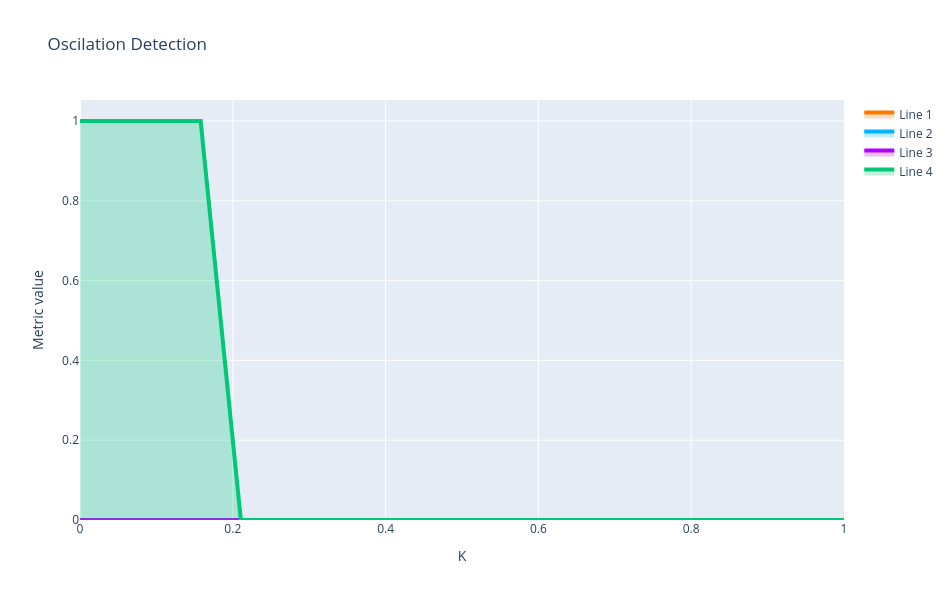
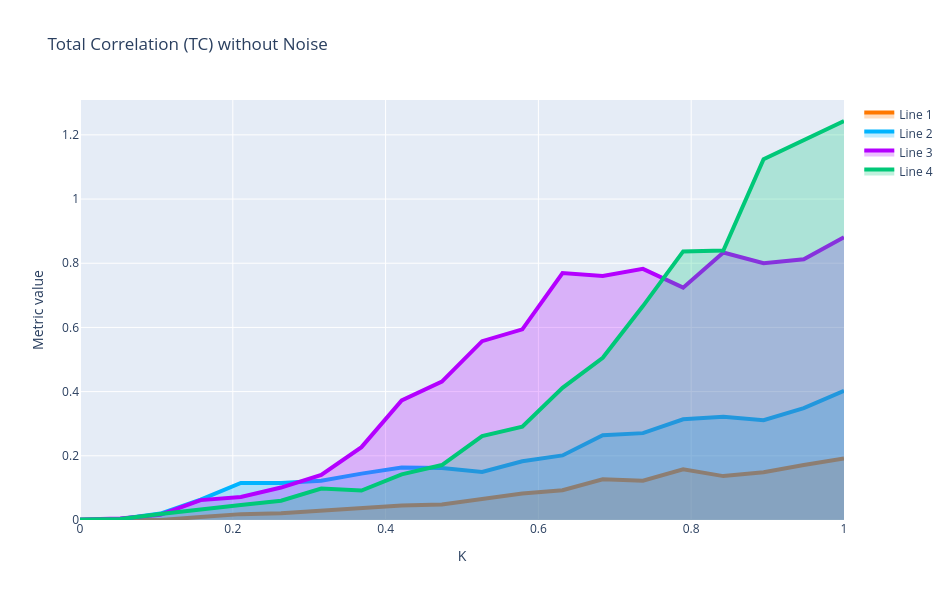
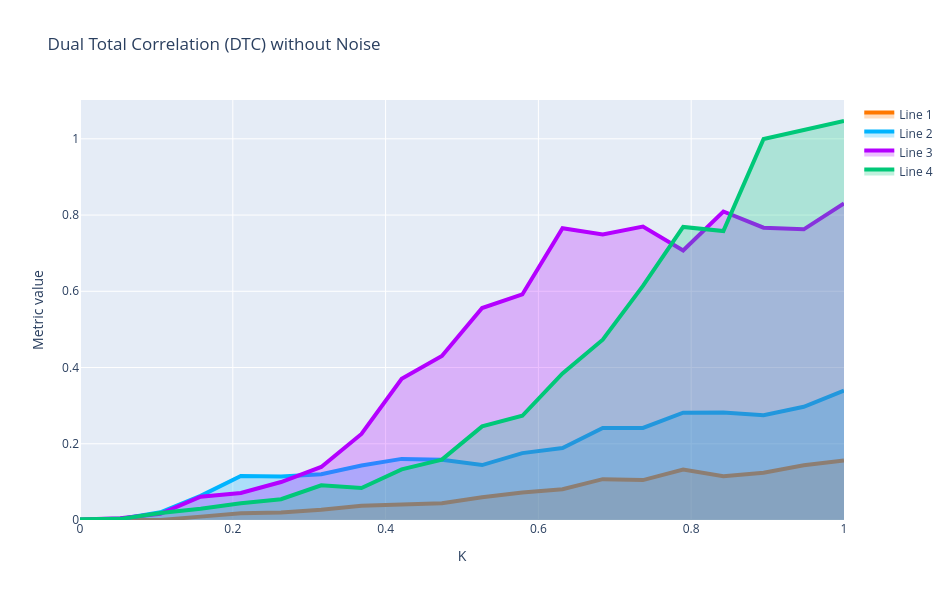
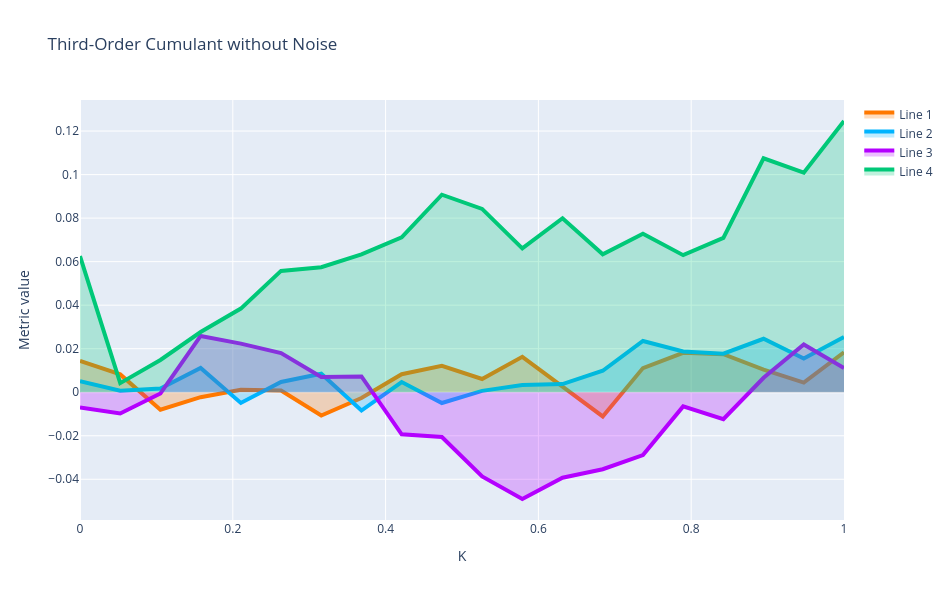

Write notebook code for charts like these, in order.
### Markdown cell above
---
## **7. Oscillation Detection in $(P \times K$) Space** with noise
We perform a parameter sweep to detect oscillations in the $(P \times K$) space.

### Code cell
P_values = [3,4,5,6]
K3_values = np.linspace(0.0, 1.0, 20)

# Matrix to store oscillation detection
oscillation_map_noise = np.zeros((len(P_values), len(K_values)), dtype=int)

# Matrices to store metrics with noise
TC_map_noise = np.zeros((len(P_values), len(K_values)))
DTC_map_noise = np.zeros((len(P_values), len(K_values)))
Cumulant_map_noise = np.zeros((len(P_values), len(K_values)))
PowerCorr_map_noise = np.zeros((len(P_values), len(K_values)))
Entropy_map_noise = np.zeros((len(P_values), len(K_values)))  # Nueva métrica
Entropy_map_skew = np.zeros((len(P_values), len(K3_values)))  # Nueva métrica
Entropy_map_kurt = np.zeros((len(P_values), len(K3_values)))  # Nueva métrica

sigma_E = 0.03
T=450

#initial state
seed = 42
rng = np.random.default_rng(seed)
state0 = 0.1 * rng.standard_normal(2 * N_nodes)



for i, P_val in tqdm(enumerate(P_values)):
    for j, K_val in enumerate(K_values):
        # Simulation with noise using the existing function
        # t, states = simulate_wc_stochastic(state0, P_val, K_val, M, T, dt, sigma_E=sigma_E, higher_order=False)
        P_vec = np.array([P_val, P_val, P_val])
        t, states = simulate_wc_stochastic_additive(state0, P_vec, K_val, M, T, dt, sigma_E = sigma_E, higher_order=False)

        start_idx = int(0.2 * len(t))

        E_node = states[start_idx:, :N_nodes]
        I_node = states[start_idx:, N_nodes:]

        # Oscillation detection using the existing function
        is_lc1, _, _, _ = detect_limit_cycle_poincare(E_node[:, 0], I_node[:, 0], dt, threshold_ratio=0.05, period_cv_threshold=0.05)
        is_lc2, _, _, _ = detect_limit_cycle_poincare(E_node[:, 0], I_node[:, 0], dt, threshold_ratio=0.05, period_cv_threshold=0.05)
        is_lc3, _, _, _ = detect_limit_cycle_poincare(E_node[:, 0], I_node[:, 0], dt, threshold_ratio=0.05, period_cv_threshold=0.05)
        oscillation_map_noise[i, j] =  int((is_lc1==True) and (is_lc2==True) and (is_lc3==True))

        
        # Remove transient
        E = states[start_idx:, :N_nodes]

        # Data matrix for higher-order metrics
        X = E.copy()

        # Covariance matrix
        Sigma = np.cov(X.T)

        # Higher-order metrics using the existing functions
        TC_map_noise[i, j] = TC_gauss(Sigma)
        DTC_map_noise[i, j] = DTC_gauss(Sigma)
        Entropy_map_noise[i, j] = entropy_gauss(Sigma)  # Cálculo de la entropía
        skew, kurt = dev_gauss(X)  # Cálculo de la entropía
        Entropy_map_skew[i, j] = skew
        Entropy_map_kurt[i, j] = kurt
        if X.shape[1] == 3:
            Cumulant_map_noise[i, j] = cumulants(X)
            PowerCorr_map_noise[i, j] = powercorr(X)

    if (i + 1) % 5 == 0:
        print(f"Progress: {i+1}/{len(P_values)}")

# Visualization using the existing function
# plot_oscillation_map(oscillation_map_noise, P_values, K_values, title="Oscillation Detection (P-K) with Noise")


#cleaing the matrix
TC_clean = clean_rowwise_signed(TC_map_noise, n_std=2)
DTC_clean = clean_rowwise_signed(DTC_map_noise, n_std=2)
Cumulant_clean = clean_rowwise_signed(Cumulant_map_noise,n_std=2)
PowerCorr_clean = clean_rowwise_signed(PowerCorr_map_noise,n_std=2)
Skew_clean = clean_rowwise_signed(Entropy_map_skew,n_std=2)
Kurt_clean = clean_rowwise_signed(Entropy_map_kurt,n_std=2)

# visualization the matrix cleaned
plot_lines_with_area(oscillation_map_noise, x_values=K3_values, title="Oscilation Detection")

plot_lines_with_area(TC_clean, x_values=K3_values, title="Total Correlation (TC) without Noise")
plot_lines_with_area(DTC_clean, x_values=K3_values, title="Dual Total Correlation (DTC) without Noise")
plot_lines_with_area(Cumulant_clean, x_values=K3_values, title="Third-Order Cumulant without Noise")
plot_lines_with_area(PowerCorr_clean, x_values=K3_values, title="Triple Power Correlation without Noise")
plot_lines_with_area(Skew_clean, x_values=K3_values, title="Skew with Noise")
plot_lines_with_area(Kurt_clean, x_values=K3_values, title="Kurt with Noise")

### Figure 1 — Plotly figure (JSON) as saved in the notebook; plotly's stock layout.template omitted (floating-point values rounded to 4 significant figures)
{"data": [{"fill": "tozeroy", "fillcolor": "rgba(255,120,0,0.25)", "line": {"color": "rgb(255,120,0)", "width": 4}, "mode": "lines", "name": "Line 1", "type": "scatter", "x": [0.0, 0.05263, 0.1053, 0.1579, 0.2105, 0.2632, 0.3158, 0.3684, 0.4211, 0.4737, 0.5263, 0.5789, 0.6316, 0.6842, 0.7368, 0.7895, 0.8421, 0.8947, 0.9474, 1.0], "y": [0, 0, 0, 0, 0, 0, 0, 0, 0, 0, 0, 0, 0, 0, 0, 0, 0, 0, 0, 0]}, {"fill": "tozeroy", "fillcolor": "rgba(0,180,255,0.25)", "line": {"color": "rgb(0,180,255)", "width": 4}, "mode": "lines", "name": "Line 2", "type": "scatter", "x": [0.0, 0.05263, 0.1053, 0.1579, 0.2105, 0.2632, 0.3158, 0.3684, 0.4211, 0.4737, 0.5263, 0.5789, 0.6316, 0.6842, 0.7368, 0.7895, 0.8421, 0.8947, 0.9474, 1.0], "y": [0, 0, 0, 0, 0, 0, 0, 0, 0, 0, 0, 0, 0, 0, 0, 0, 0, 0, 0, 0]}, {"fill": "tozeroy", "fillcolor": "rgba(180,0,255,0.25)", "line": {"color": "rgb(180,0,255)", "width": 4}, "mode": "lines", "name": "Line 3", "type": "scatter", "x": [0.0, 0.05263, 0.1053, 0.1579, 0.2105, 0.2632, 0.3158, 0.3684, 0.4211, 0.4737, 0.5263, 0.5789, 0.6316, 0.6842, 0.7368, 0.7895, 0.8421, 0.8947, 0.9474, 1.0], "y": [0, 0, 0, 0, 0, 0, 0, 0, 0, 0, 0, 0, 0, 0, 0, 0, 0, 0, 0, 0]}, {"fill": "tozeroy", "fillcolor": "rgba(0,200,120,0.25)", "line": {"color": "rgb(0,200,120)", "width": 4}, "mode": "lines", "name": "Line 4", "type": "scatter", "x": [0.0, 0.05263, 0.1053, 0.1579, 0.2105, 0.2632, 0.3158, 0.3684, 0.4211, 0.4737, 0.5263, 0.5789, 0.6316, 0.6842, 0.7368, 0.7895, 0.8421, 0.8947, 0.9474, 1.0], "y": [1, 1, 1, 1, 0, 0, 0, 0, 0, 0, 0, 0, 0, 0, 0, 0, 0, 0, 0, 0]}], "layout": {"height": 600, "title": {"text": "Oscilation Detection"}, "width": 950, "xaxis": {"title": {"text": "K"}}, "yaxis": {"title": {"text": "Metric value"}}}}

### Figure 2 — Plotly figure (JSON) as saved in the notebook; plotly's stock layout.template omitted (floating-point values rounded to 4 significant figures)
{"data": [{"fill": "tozeroy", "fillcolor": "rgba(255,120,0,0.25)", "line": {"color": "rgb(255,120,0)", "width": 4}, "mode": "lines", "name": "Line 1", "type": "scatter", "x": [0.0, 0.05263, 0.1053, 0.1579, 0.2105, 0.2632, 0.3158, 0.3684, 0.4211, 0.4737, 0.5263, 0.5789, 0.6316, 0.6842, 0.7368, 0.7895, 0.8421, 0.8947, 0.9474, 1.0], "y": [0.0003202, 0.0009389, 0.0002988, 0.009287, 0.01829, 0.02079, 0.02888, 0.03979, 0.04495, 0.04843, 0.06562, 0.08231, 0.09296, 0.1269, 0.1223, 0.1583, 0.1368, 0.149, 0.1714, 0.192]}, {"fill": "tozeroy", "fillcolor": "rgba(0,180,255,0.25)", "line": {"color": "rgb(0,180,255)", "width": 4}, "mode": "lines", "name": "Line 2", "type": "scatter", "x": [0.0, 0.05263, 0.1053, 0.1579, 0.2105, 0.2632, 0.3158, 0.3684, 0.4211, 0.4737, 0.5263, 0.5789, 0.6316, 0.6842, 0.7368, 0.7895, 0.8421, 0.8947, 0.9474, 1.0], "y": [0.0001761, 0.002848, 0.02015, 0.06357, 0.1153, 0.1152, 0.1223, 0.1445, 0.1635, 0.1616, 0.1498, 0.1831, 0.2012, 0.2638, 0.2707, 0.3138, 0.3214, 0.3108, 0.3486, 0.4024]}, {"fill": "tozeroy", "fillcolor": "rgba(180,0,255,0.25)", "line": {"color": "rgb(180,0,255)", "width": 4}, "mode": "lines", "name": "Line 3", "type": "scatter", "x": [0.0, 0.05263, 0.1053, 0.1579, 0.2105, 0.2632, 0.3158, 0.3684, 0.4211, 0.4737, 0.5263, 0.5789, 0.6316, 0.6842, 0.7368, 0.7895, 0.8421, 0.8947, 0.9474, 1.0], "y": [0.001551, 0.0048, 0.01657, 0.06196, 0.07153, 0.1011, 0.1403, 0.227, 0.3725, 0.431, 0.5571, 0.5939, 0.7694, 0.7604, 0.7825, 0.724, 0.8336, 0.8, 0.8122, 0.8813]}, {"fill": "tozeroy", "fillcolor": "rgba(0,200,120,0.25)", "line": {"color": "rgb(0,200,120)", "width": 4}, "mode": "lines", "name": "Line 4", "type": "scatter", "x": [0.0, 0.05263, 0.1053, 0.1579, 0.2105, 0.2632, 0.3158, 0.3684, 0.4211, 0.4737, 0.5263, 0.5789, 0.6316, 0.6842, 0.7368, 0.7895, 0.8421, 0.8947, 0.9474, 1.0], "y": [0.001848, 0.002933, 0.01892, 0.03131, 0.04666, 0.06024, 0.09779, 0.0919, 0.1422, 0.1712, 0.2613, 0.2904, 0.4117, 0.5055, 0.6665, 0.837, 0.8399, 1.124, 1.184, 1.243]}], "layout": {"height": 600, "title": {"text": "Total Correlation (TC) without Noise"}, "width": 950, "xaxis": {"title": {"text": "K"}}, "yaxis": {"title": {"text": "Metric value"}}}}

### Figure 3 — Plotly figure (JSON) as saved in the notebook; plotly's stock layout.template omitted (floating-point values rounded to 4 significant figures)
{"data": [{"fill": "tozeroy", "fillcolor": "rgba(255,120,0,0.25)", "line": {"color": "rgb(255,120,0)", "width": 4}, "mode": "lines", "name": "Line 1", "type": "scatter", "x": [0.0, 0.05263, 0.1053, 0.1579, 0.2105, 0.2632, 0.3158, 0.3684, 0.4211, 0.4737, 0.5263, 0.5789, 0.6316, 0.6842, 0.7368, 0.7895, 0.8421, 0.8947, 0.9474, 1.0], "y": [0.0003181, 0.0009372, 0.0003004, 0.008858, 0.01741, 0.0194, 0.0266, 0.03735, 0.04129, 0.04368, 0.05967, 0.07218, 0.08058, 0.1072, 0.1046, 0.1323, 0.1148, 0.1242, 0.1436, 0.1563]}, {"fill": "tozeroy", "fillcolor": "rgba(0,180,255,0.25)", "line": {"color": "rgb(0,180,255)", "width": 4}, "mode": "lines", "name": "Line 2", "type": "scatter", "x": [0.0, 0.05263, 0.1053, 0.1579, 0.2105, 0.2632, 0.3158, 0.3684, 0.4211, 0.4737, 0.5263, 0.5789, 0.6316, 0.6842, 0.7368, 0.7895, 0.8421, 0.8947, 0.9474, 1.0], "y": [0.0001759, 0.002845, 0.0201, 0.06337, 0.1153, 0.1141, 0.1198, 0.1429, 0.1604, 0.1581, 0.1441, 0.1755, 0.1889, 0.2411, 0.2415, 0.2816, 0.2817, 0.2747, 0.2971, 0.3393]}, {"fill": "tozeroy", "fillcolor": "rgba(180,0,255,0.25)", "line": {"color": "rgb(180,0,255)", "width": 4}, "mode": "lines", "name": "Line 3", "type": "scatter", "x": [0.0, 0.05263, 0.1053, 0.1579, 0.2105, 0.2632, 0.3158, 0.3684, 0.4211, 0.4737, 0.5263, 0.5789, 0.6316, 0.6842, 0.7368, 0.7895, 0.8421, 0.8947, 0.9474, 1.0], "y": [0.001551, 0.004722, 0.01624, 0.06098, 0.0707, 0.09965, 0.1391, 0.2258, 0.3705, 0.4304, 0.5561, 0.5917, 0.7654, 0.7493, 0.7699, 0.7071, 0.8093, 0.767, 0.7626, 0.8306]}, {"fill": "tozeroy", "fillcolor": "rgba(0,200,120,0.25)", "line": {"color": "rgb(0,200,120)", "width": 4}, "mode": "lines", "name": "Line 4", "type": "scatter", "x": [0.0, 0.05263, 0.1053, 0.1579, 0.2105, 0.2632, 0.3158, 0.3684, 0.4211, 0.4737, 0.5263, 0.5789, 0.6316, 0.6842, 0.7368, 0.7895, 0.8421, 0.8947, 0.9474, 1.0], "y": [0.00185, 0.002987, 0.01817, 0.02924, 0.04389, 0.05469, 0.09117, 0.08387, 0.1328, 0.1583, 0.2456, 0.2734, 0.3846, 0.4731, 0.6142, 0.7689, 0.7579, 0.9997, 1.023, 1.047]}], "layout": {"height": 600, "title": {"text": "Dual Total Correlation (DTC) without Noise"}, "width": 950, "xaxis": {"title": {"text": "K"}}, "yaxis": {"title": {"text": "Metric value"}}}}

### Figure 4 — Plotly figure (JSON) as saved in the notebook; plotly's stock layout.template omitted (floating-point values rounded to 4 significant figures)
{"data": [{"fill": "tozeroy", "fillcolor": "rgba(255,120,0,0.25)", "line": {"color": "rgb(255,120,0)", "width": 4}, "mode": "lines", "name": "Line 1", "type": "scatter", "x": [0.0, 0.05263, 0.1053, 0.1579, 0.2105, 0.2632, 0.3158, 0.3684, 0.4211, 0.4737, 0.5263, 0.5789, 0.6316, 0.6842, 0.7368, 0.7895, 0.8421, 0.8947, 0.9474, 1.0], "y": [0.01436, 0.008198, -0.008041, -0.002281, 0.001179, 0.0007504, -0.01069, -0.002657, 0.008259, 0.01214, 0.006091, 0.01629, 0.002587, -0.01112, 0.0111, 0.01809, 0.01748, 0.01037, 0.004422, 0.01836]}, {"fill": "tozeroy", "fillcolor": "rgba(0,180,255,0.25)", "line": {"color": "rgb(0,180,255)", "width": 4}, "mode": "lines", "name": "Line 2", "type": "scatter", "x": [0.0, 0.05263, 0.1053, 0.1579, 0.2105, 0.2632, 0.3158, 0.3684, 0.4211, 0.4737, 0.5263, 0.5789, 0.6316, 0.6842, 0.7368, 0.7895, 0.8421, 0.8947, 0.9474, 1.0], "y": [0.005048, 0.0007274, 0.001683, 0.01116, -0.004902, 0.004738, 0.008518, -0.008404, 0.004699, -0.004962, 0.0006325, 0.003345, 0.003732, 0.00987, 0.02356, 0.01872, 0.01774, 0.02456, 0.0155, 0.02542]}, {"fill": "tozeroy", "fillcolor": "rgba(180,0,255,0.25)", "line": {"color": "rgb(180,0,255)", "width": 4}, "mode": "lines", "name": "Line 3", "type": "scatter", "x": [0.0, 0.05263, 0.1053, 0.1579, 0.2105, 0.2632, 0.3158, 0.3684, 0.4211, 0.4737, 0.5263, 0.5789, 0.6316, 0.6842, 0.7368, 0.7895, 0.8421, 0.8947, 0.9474, 1.0], "y": [-0.007001, -0.009779, -0.0005608, 0.02587, 0.02234, 0.01799, 0.007009, 0.007244, -0.01932, -0.02056, -0.03872, -0.04906, -0.0393, -0.03537, -0.0289, -0.006492, -0.01242, 0.006626, 0.02192, 0.01114]}, {"fill": "tozeroy", "fillcolor": "rgba(0,200,120,0.25)", "line": {"color": "rgb(0,200,120)", "width": 4}, "mode": "lines", "name": "Line 4", "type": "scatter", "x": [0.0, 0.05263, 0.1053, 0.1579, 0.2105, 0.2632, 0.3158, 0.3684, 0.4211, 0.4737, 0.5263, 0.5789, 0.6316, 0.6842, 0.7368, 0.7895, 0.8421, 0.8947, 0.9474, 1.0], "y": [0.06257, 0.004175, 0.01482, 0.02765, 0.03843, 0.05574, 0.05745, 0.06332, 0.07119, 0.09075, 0.08423, 0.06612, 0.07996, 0.06337, 0.07284, 0.06299, 0.07093, 0.1075, 0.1009, 0.1246]}], "layout": {"height": 600, "title": {"text": "Third-Order Cumulant without Noise"}, "width": 950, "xaxis": {"title": {"text": "K"}}, "yaxis": {"title": {"text": "Metric value"}}}}
